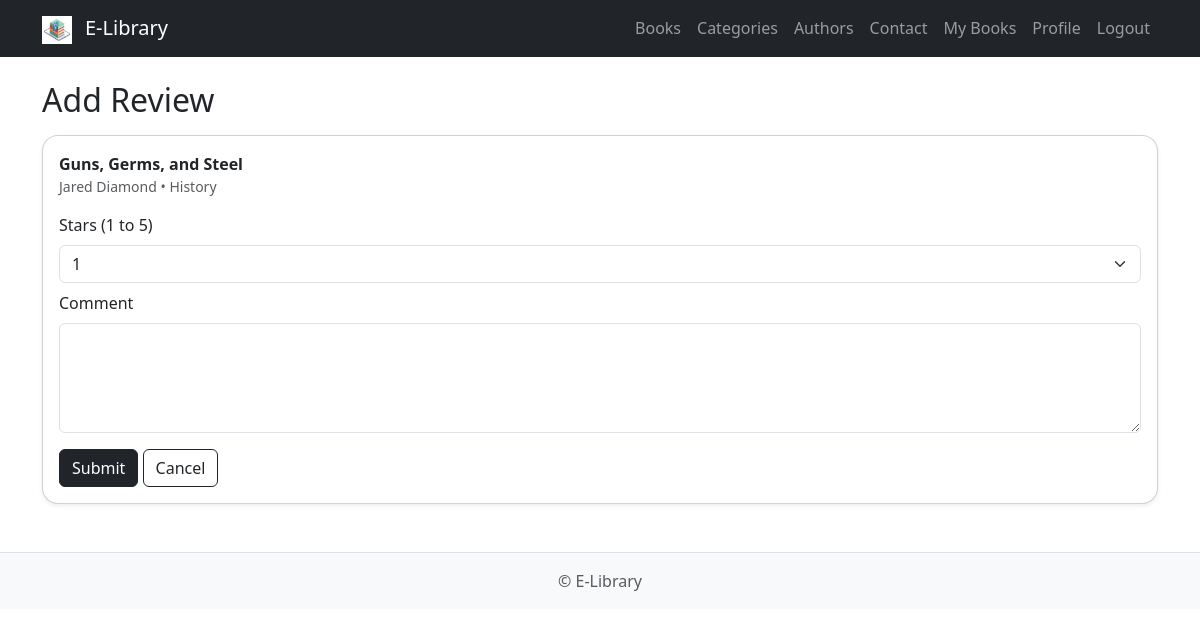
The page /book/14/review/ (signed in) on the database its author committed.
### library/models.py (models this page shows, shortened)
class Book(models.Model):
    title = models.CharField(max_length=220)
    cover = models.ImageField(upload_to='covers/', blank=True, null=True)
    author = models.ForeignKey(Author, on_delete=models.PROTECT, related_name='books')
    category = models.ForeignKey(Category, on_delete=models.PROTECT, related_name='books')
    publication_year = models.PositiveIntegerField()
    pages = models.PositiveIntegerField()
    language = models.CharField(max_length=60)
    description = models.TextField()
    total_copies = models.PositiveIntegerField(default=1)
    available_copies = models.PositiveIntegerField(default=1)
    created_at = models.DateTimeField(auto_now_add=True)

class Author(models.Model):
    name = models.CharField(max_length=150)
    photo = models.ImageField(upload_to='authors/', blank=True, null=True)
    bio = models.TextField(blank=True, null=True)

class Category(models.Model):
    name = models.CharField(max_length=120, unique=True)
    icon = models.CharField(max_length=80, blank=True, null=True)  # مثال: "bi bi-book"

### library/views.py (the view)
# urls.py: path('book/<int:id>/review/', views.add_review, name='add_review'),
@login_required
def add_review(request, id):
    if request.user.is_staff:
        return redirect('home')
    book = get_object_or_404(Book, id=id)
    borrowed_before = Borrow.objects.filter(user=request.user, book=book, returned_at__isnull=False).exists()
    if not borrowed_before:
        messages.error(request, "You cannot evaluate a book that you have not previously borrowed.")
        return redirect('book_detail', id=book.id)
    if Review.objects.filter(user=request.user, book=book).exists():
        messages.warning(request, "You already rated this book.")
        return redirect('book_detail', id=book.id)
    if request.method == 'POST':
        form = ReviewForm(request.POST)
        if form.is_valid():
            Review.objects.create(
                user=request.user,
                book=book,
                stars=int(form.cleaned_data['stars']),
                comment=form.cleaned_data.get('comment', '')
            )
            messages.success(request, "Rating added.")
            return redirect('book_detail', id=book.id)
    else:
        form = ReviewForm()
    return render(request, 'library/review_form.html', {'book': book, 'form': form})

### library/forms.py
class ReviewForm(forms.ModelForm):
    stars = forms.ChoiceField(
        choices=[(i, str(i)) for i in range(1, 6)],
        widget=forms.Select(attrs={"class":"form-select"})
    )
    class Meta:
        model = Review
        fields = ['stars', 'comment']
        widgets = {
            "comment": forms.Textarea(attrs={"class":"form-control", "rows": 4}),
        }

### templates/library/review_form.html (shortened to what this page needs)
{% extends "base.html" %}
{% block content %}
<h2 class="mb-3">Add Review</h2>
<div class="card rounded-4 shadow-sm">
  <div class="card-body">
    <div class="mb-3">
      <div class="fw-semibold">{{ book.title }}</div>
      <div class="text-muted small">{{ book.author.name }} • {{ book.category.name }}</div>
    </div>
    <form method="post">
      <div class="mb-2">
        <label class="form-label">Stars (1 to 5)</label>
        {{ form.stars }}
      </div>
      <div class="mb-3">
        <label class="form-label">Comment</label>
        {{ form.comment }}
      </div>
      <button class="btn btn-dark">Submit</button>
      <a class="btn btn-outline-dark" href="{% url 'book_detail' book.id %}">Cancel</a>
    </form>
  </div>
</div>
{% endblock %}

### rows shown on the page
Book: title "Guns, Germs, and Steel", author.name "Jared Diamond", category.name "History"
